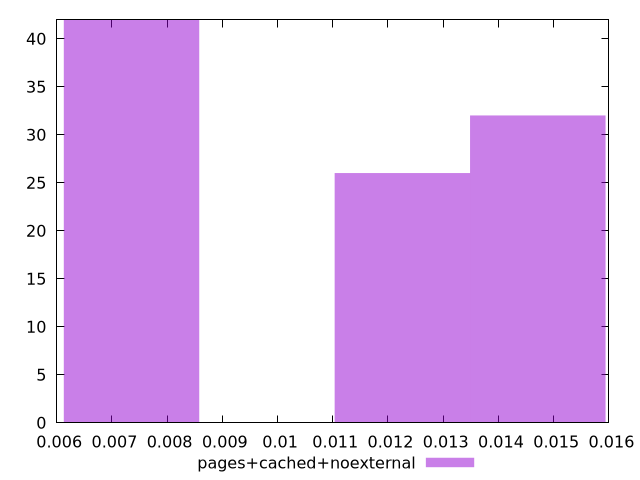

gnuplot code for this plot:
$_pagesCachedNoexternal <<EOF
0.014713055838066681 32
0.007356527919033341 42
0.012260879865055568 26
EOF
set key outside below
set terminal pngcairo
set output "report_00005_2020-11-02T22-26-11.212Z/largest-contentful-paint/pages+cached+noexternal//hist.png"
set yrange [0:42]
set boxwidth 0.0024521759730111135
set style fill transparent solid 0.5 noborder
plot $_pagesCachedNoexternal title "pages+cached+noexternal" with boxes ,
